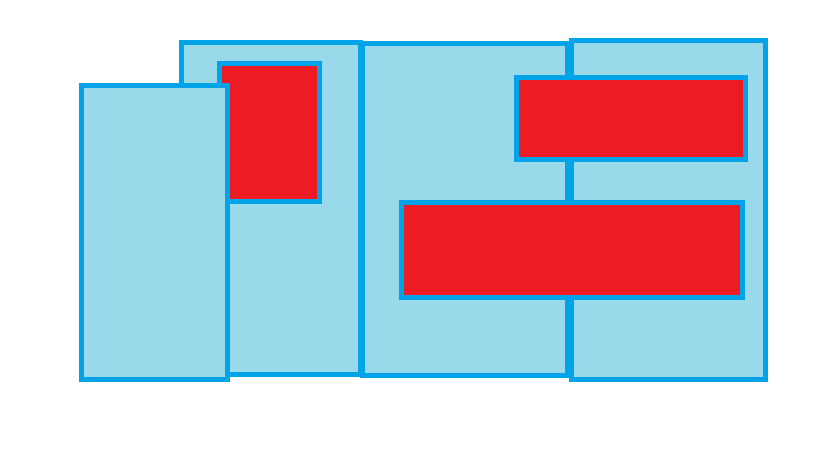
#> input picture uploads/1.jpg, 819 x 460 px
$ python script.py
#> lines starting #> are read from the running program, lines starting #| are printed output that depends on the picture
import sys
from PIL import Image
# for multiple files
'''for i in range(100,102):
    if (i<10):
        s='0'+str(i)
    else:
        s=str(i)'''
#end multiple files
#change image name
print("a")
images = [Image.open(x) for x in ['./uploads/1.jpg', './uploads/1.jpg']]
#> images = 2 items
widths, heights = zip(*(i.size for i in images))
#> widths = (819, 819); heights = (460, 460)
print("a")
total_width = sum(widths)
#> total_width = 1638
max_height = max(heights)
#> max_height = 460
print("a")
new_im = Image.new('RGB', (total_width, max_height))
#> new_im: PIL image 1638x460 RGB; every value is 0
print("a")
x_offset = 0
for im in images:
  new_im.paste(im, (x_offset,0))
  x_offset += im.size[0]
#> this loop made 2 passes
#> x_offset on passes 1 to 2: 819, 1638
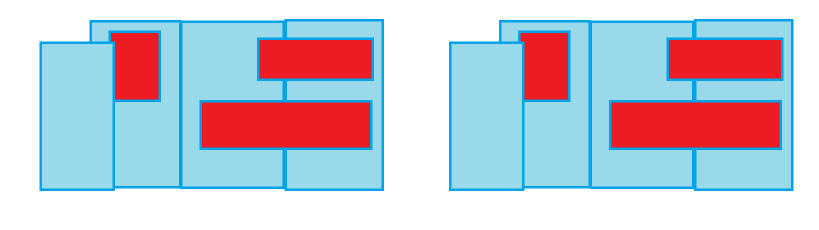
#> new_im: PIL image 1638x460 RGB (shown at 1/2 size); mean R, G, B 195.9, 198.5, 210.9
#> after the loop, x_offset = 1638
print("a")
new_im.save('./datasets/facades/test/hel.jpg')
print("YA")
import os
print("helo ")
os.system("python ./script3.py")
